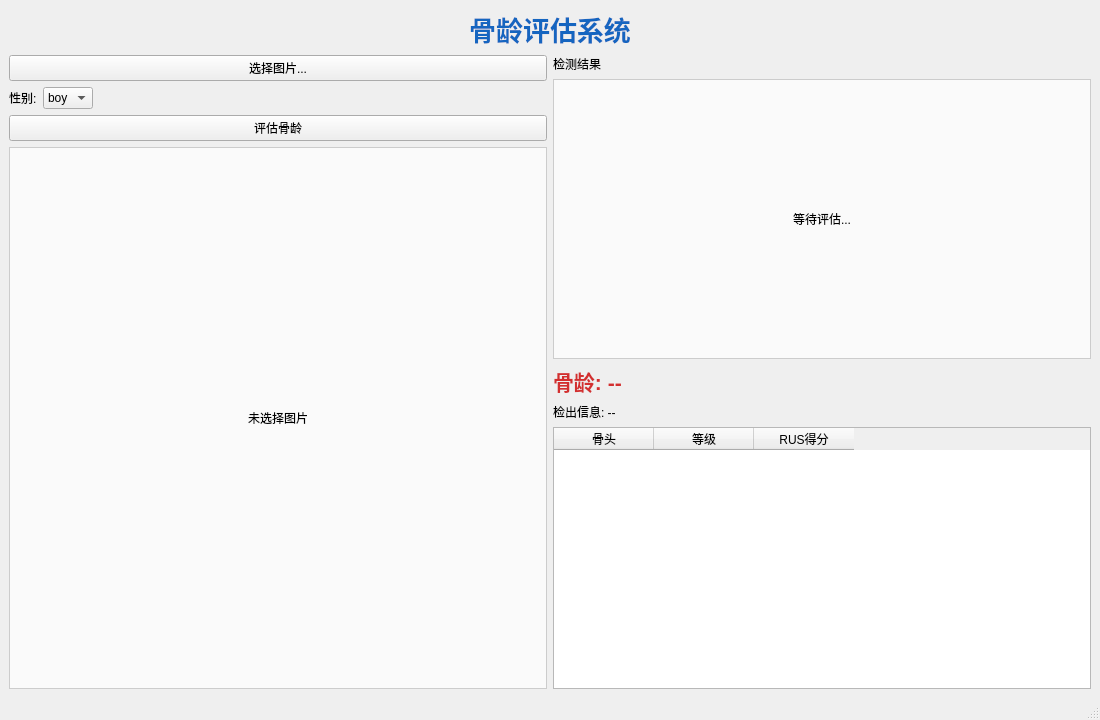
<?xml version="1.0" encoding="UTF-8"?>
<ui version="4.0">
 <class>MainWindow</class>
 <widget class="QMainWindow" name="MainWindow">
  <property name="geometry">
   <rect>
    <x>0</x>
    <y>0</y>
    <width>1100</width>
    <height>720</height>
   </rect>
  </property>
  <property name="windowTitle">
   <string>骨龄评估系统</string>
  </property>
  <widget class="QWidget" name="centralwidget">
   <layout class="QVBoxLayout" name="verticalLayout_2">
    <item>
     <widget class="QLabel" name="titleLabel">
      <property name="text">
       <string>骨龄评估系统</string>
      </property>
      <property name="alignment">
       <set>Qt::AlignCenter</set>
      </property>
      <property name="styleSheet">
       <string notr="true">font-size:20pt; font-weight:bold; color:#1565c0;</string>
      </property>
     </widget>
    </item>
    <item>
     <layout class="QHBoxLayout" name="mainLayout">
      <item>
       <layout class="QVBoxLayout" name="leftLayout">
        <item>
         <widget class="QPushButton" name="btnSelect">
          <property name="text">
           <string>选择图片...</string>
          </property>
         </widget>
        </item>
        <item>
         <layout class="QHBoxLayout" name="sexLayout">
          <item>
           <widget class="QLabel" name="labelSex">
            <property name="text">
             <string>性别:</string>
            </property>
           </widget>
          </item>
          <item>
           <widget class="QComboBox" name="sexCombo">
            <item>
             <property name="text">
              <string>boy</string>
             </property>
            </item>
            <item>
             <property name="text">
              <string>girl</string>
             </property>
            </item>
           </widget>
          </item>
          <item>
           <spacer name="horizontalSpacer">
            <property name="orientation">
             <enum>Qt::Horizontal</enum>
            </property>
            <property name="sizeHint" stdset="0">
             <size>
              <width>40</width>
              <height>20</height>
             </size>
            </property>
           </spacer>
          </item>
         </layout>
        </item>
        <item>
         <widget class="QPushButton" name="btnRun">
          <property name="text">
           <string>评估骨龄</string>
          </property>
         </widget>
        </item>
        <item>
         <widget class="QLabel" name="imgInput">
          <property name="minimumSize">
           <size>
            <width>360</width>
            <height>420</height>
           </size>
          </property>
          <property name="text">
           <string>未选择图片</string>
          </property>
          <property name="alignment">
           <set>Qt::AlignCenter</set>
          </property>
          <property name="styleSheet">
           <string notr="true">border:1px solid #ccc; background:#fafafa;</string>
          </property>
         </widget>
        </item>
       </layout>
      </item>
      <item>
       <layout class="QVBoxLayout" name="rightLayout">
        <item>
         <widget class="QLabel" name="labelOutTitle">
          <property name="text">
           <string>检测结果</string>
          </property>
         </widget>
        </item>
        <item>
         <widget class="QLabel" name="imgOutput">
          <property name="minimumSize">
           <size>
            <width>360</width>
            <height>280</height>
           </size>
          </property>
          <property name="text">
           <string>等待评估...</string>
          </property>
          <property name="alignment">
           <set>Qt::AlignCenter</set>
          </property>
          <property name="styleSheet">
           <string notr="true">border:1px solid #ccc; background:#fafafa;</string>
          </property>
         </widget>
        </item>
        <item>
         <widget class="QLabel" name="labelAge">
          <property name="text">
           <string>骨龄: --</string>
          </property>
          <property name="styleSheet">
           <string notr="true">font-size:16pt; color:#d32f2f; font-weight:bold;</string>
          </property>
         </widget>
        </item>
        <item>
         <widget class="QLabel" name="labelInfo">
          <property name="text">
           <string>检出信息: --</string>
          </property>
         </widget>
        </item>
        <item>
         <widget class="QTableWidget" name="tableDetail">
          <property name="columnCount">
           <number>3</number>
          </property>
          <column>
           <property name="text">
            <string>骨头</string>
           </property>
          </column>
          <column>
           <property name="text">
            <string>等级</string>
           </property>
          </column>
          <column>
           <property name="text">
            <string>RUS得分</string>
           </property>
          </column>
         </widget>
        </item>
       </layout>
      </item>
     </layout>
    </item>
   </layout>
  </widget>
  <widget class="QStatusBar" name="statusbar"/>
 </widget>
 <resources/>
 <connections/>
</ui>
